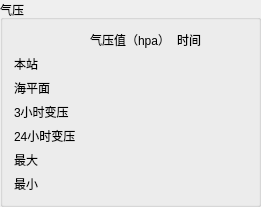
   <widget class="QGroupBox" name="P_GB">
    <property name="geometry">
     <rect>
      <x>10</x>
      <y>190</y>
      <width>261</width>
      <height>181</height>
     </rect>
    </property>
    <property name="title">
     <string>气压</string>
    </property>
    <layout class="QGridLayout" name="gridLayout_2">
     <item row="1" column="0">
      <widget class="QLabel" name="label_16">
       <property name="text">
        <string>本站</string>
       </property>
      </widget>
     </item>
     <item row="0" column="2">
      <widget class="QLabel" name="label_22">
       <property name="text">
        <string>时间</string>
       </property>
      </widget>
     </item>
     <item row="2" column="0">
      <widget class="QLabel" name="label_17">
       <property name="text">
        <string>海平面</string>
       </property>
      </widget>
     </item>
     <item row="4" column="0">
      <widget class="QLabel" name="label_19">
       <property name="text">
        <string>24小时变压</string>
       </property>
      </widget>
     </item>
     <item row="0" column="1">
      <widget class="QLabel" name="label_21">
       <property name="text">
        <string>气压值（hpa）</string>
       </property>
      </widget>
     </item>
     <item row="3" column="0">
      <widget class="QLabel" name="label_18">
       <property name="text">
        <string>3小时变压</string>
       </property>
      </widget>
     </item>
     <item row="5" column="0">
      <widget class="QLabel" name="label_20">
       <property name="text">
        <string>最大</string>
       </property>
      </widget>
     </item>
     <item row="6" column="0">
      <widget class="QLabel" name="label_15">
       <property name="text">
        <string>最小</string>
       </property>
      </widget>
     </item>
     <item row="1" column="1">
      <widget class="MyDoubleLabel" name="P_DL">
       <property name="styleSheet">
        <string notr="true"/>
       </property>
       <property name="rightText">
        <string>99999</string>
       </property>
       <property name="leftText">
        <string>99999</string>
       </property>
       <property name="alignment">
        <enum>MyDoubleLabel::AlignLeft</enum>
       </property>
      </widget>
     </item>
     <item row="2" column="1">
      <widget class="MyDoubleLabel" name="SP_DL">
       <property name="styleSheet">
        <string notr="true"/>
       </property>
       <property name="rightText">
        <string>99999</string>
       </property>
       <property name="leftText">
        <string>99999</string>
       </property>
       <property name="alignment">
        <enum>MyDoubleLabel::AlignLeft</enum>
       </property>
      </widget>
     </item>
     <item row="3" column="1">
      <widget class="MyDoubleLabel" name="VP3_DL">
       <property name="styleSheet">
        <string notr="true"/>
       </property>
       <property name="rightText">
        <string>99999</string>
       </property>
       <property name="leftText">
        <string>99999</string>
       </property>
       <property name="alignment">
        <enum>MyDoubleLabel::AlignLeft</enum>
       </property>
      </widget>
     </item>
     <item row="4" column="1">
      <widget class="MyDoubleLabel" name="VP24_DL">
       <property name="styleSheet">
        <string notr="true"/>
       </property>
       <property name="rightText">
        <string>99999</string>
       </property>
       <property name="leftText">
        <string>99999</string>
       </property>
       <property name="alignment">
        <enum>MyDoubleLabel::AlignLeft</enum>
       </property>
      </widget>
     </item>
     <item row="5" column="1">
      <widget class="MyDoubleLabel" name="MaxP_DL">
       <property name="styleSheet">
        <string notr="true"/>
       </property>
       <property name="rightText">
        <string>99999</string>
       </property>
       <property name="leftText">
        <string>99999</string>
       </property>
       <property name="alignment">
        <enum>MyDoubleLabel::AlignLeft</enum>
       </property>
      </widget>
     </item>
     <item row="6" column="1">
      <widget class="MyDoubleLabel" name="MinP_DL">
       <property name="styleSheet">
        <string notr="true"/>
       </property>
       <property name="rightText">
        <string>99999</string>
       </property>
       <property name="leftText">
        <string>99999</string>
       </property>
       <property name="alignment">
        <enum>MyDoubleLabel::AlignLeft</enum>
       </property>
      </widget>
     </item>
     <item row="5" column="2">
      <widget class="MyDoubleLabel" name="MaxPT_DL">
       <property name="styleSheet">
        <string notr="true"/>
       </property>
       <property name="rightText">
        <string>99999</string>
       </property>
       <property name="leftText">
        <string>99999</string>
       </property>
       <property name="alignment">
        <enum>MyDoubleLabel::AlignLeft</enum>
       </property>
      </widget>
     </item>
     <item row="6" column="2">
      <widget class="MyDoubleLabel" name="MinPT_DL">
       <property name="styleSheet">
        <string notr="true"/>
       </property>
       <property name="rightText">
        <string>99999</string>
       </property>
       <property name="leftText">
        <string>99999</string>
       </property>
       <property name="alignment">
        <enum>MyDoubleLabel::AlignLeft</enum>
       </property>
      </widget>
     </item>
     <item row="7" column="1">
      <spacer name="verticalSpacer_10">
       <property name="orientation">
        <enum>Qt::Vertical</enum>
       </property>
       <property name="sizeHint" stdset="0">
        <size>
         <width>20</width>
         <height>40</height>
        </size>
       </property>
      </spacer>
     </item>
    </layout>
   </widget>
